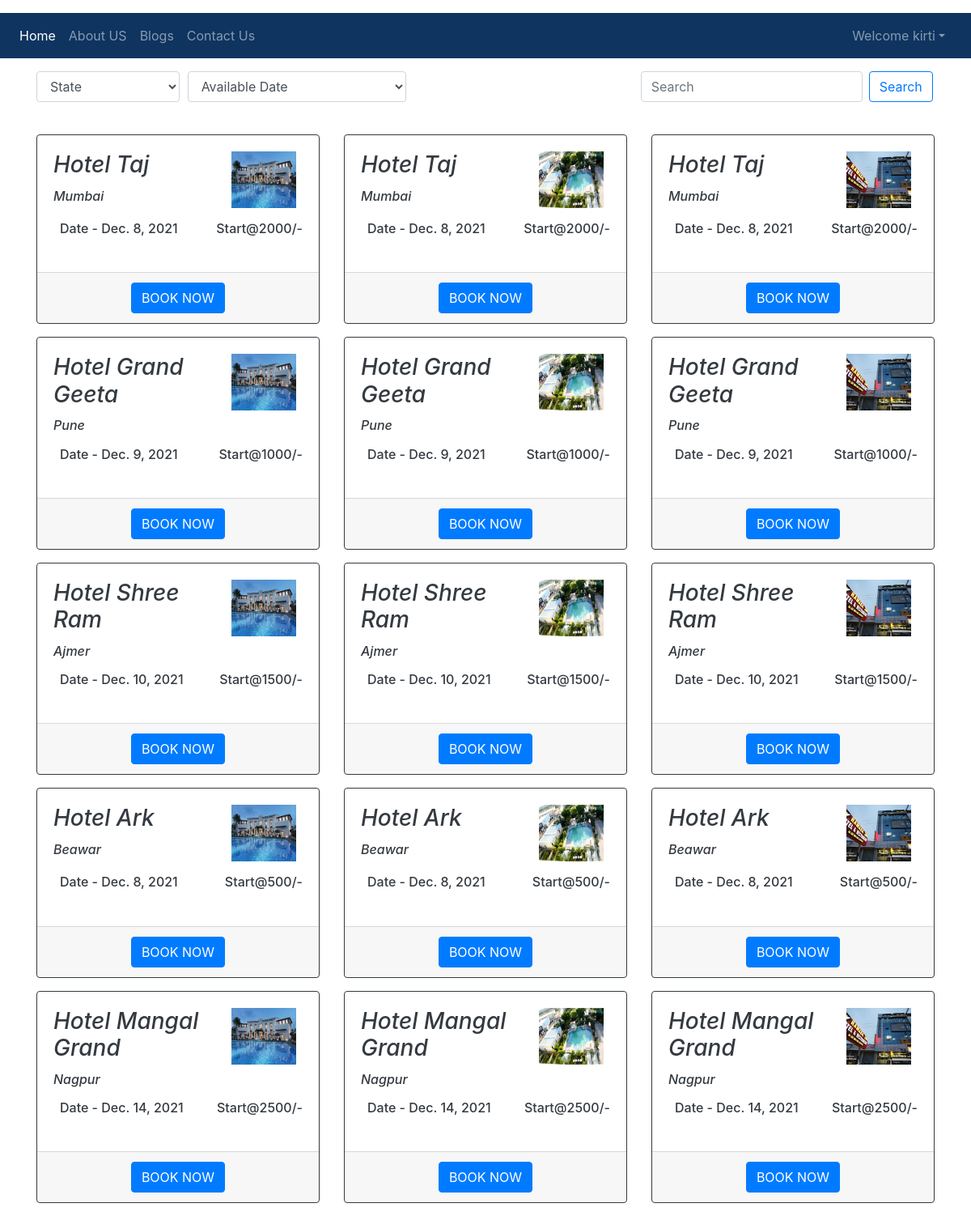
The app's page / (signed in) with its own data.
### home/models.py (models this page shows, shortened)
class HotelCard(models.Model):
    card_id=models.AutoField(primary_key=True)
    card_name=models.CharField(default='',max_length=123)
    location=models.CharField(default='',max_length=123)
    av_date=models.DateField()
    price=models.IntegerField(default=0)
    image=models.ImageField(upload_to="card/images",default="")

### home/views.py (the view)
# urls.py: 2. Add a URL to urlpatterns:  path('', views.home, name='home')
def home(request):
    allprods=[]
    products= HotelCard.objects.all()
    n= len(products)
    nSlides= n//3 + ceil((n/3) + (n//3))
    params={'no_of_slides':nSlides, 'range':range(1,nSlides), 'product': products}
    return render(request,"index.html", params)

### templates/index.html (shortened to what this page needs)
{% extends 'basic.html' %}
{% block body %}
<div class="container">
<div class="form-row">
      <div class="form-group col-md-2">
      <select id="inputState" class="form-control">
        <option selected>State</option>
      </select>
    </div>
    <div class="form-group col-md-3">
      <select id="inputState" class="form-control">
        <option selected>Available Date</option>
      </select>
    </div>
    <div class="form-group col-md-4 ml-auto">
     <form class="form-inline my-2 my-lg-0 ">
      <input class="form-control mr-sm-2 " type="search" placeholder="Search" aria-label="Search">
      <button class="btn btn-outline-primary my-2 my-sm-0" type="submit">Search</button>
    </form>
    </div>
  </div>
</div>
<br>
{% for i in product %}
<div class="container">
<div class="row">
  <div class="col-sm-4">
    <div class="card border-dark mb-3">
      <div class="card-body text-dark">
        <div class="d-flex justify-content-between mb-3 text-black">
          <i class="fas fa-tint fa-lg text-black pr-2">
        <h3 class="card-title">{{i.card_name}}</h3>
        <h6 class="card-text">{{i.location}}</h6>
        </i>
          <i class="fas fa-leaf fa-lg grey-text pr-2">
          <img src='/media/card/images/taj.jpg' width="80px" height="70px">
          </i>
        </div>
        <div class="d-flex justify-content-between mb-3">
          <h6><i class="fas fa-tint fa-lg text-info pr-2"></i>Date - {{i.av_date}}</h6>
          <h6><i class="fas fa-leaf fa-lg grey-text pr-2"></i>Start@{{i.price}}/-</h6>
        </div>
        </div>
        <div class="text-center card-footer ">
          <a href="#" class="btn btn-primary"> BOOK NOW</a>
        </div>
      </div>
    </div>
  <div class="col-sm-4">
    <div class="card border-dark mb-3">
      <div class="card-body text-dark">
        <div class="d-flex justify-content-between mb-3 text-black">
          <i class="fas fa-tint fa-lg text-black pr-2">
        <h3 class="card-title">{{i.card_name}}</h3>
        <h6 class="card-text">{{i.location}}</h6>
        </i>
          <i class="fas fa-leaf fa-lg grey-text pr-2">
          <img src='/media/card/images/ark.jpg' width="80px" height="70px">
          </i>
        </div>
        <div class="d-flex justify-content-between mb-3">
          <h6><i class="fas fa-tint fa-lg text-info pr-2"></i>Date - {{i.av_date}}</h6>
          <h6><i class="fas fa-leaf fa-lg grey-text pr-2"></i>Start@{{i.price}}/-</h6>
        </div>
        </div>
        <div class="text-center card-footer ">
          <a href="#" class="btn btn-primary"> BOOK NOW</a>
        </div>
      </div>
  </div>
  <div class="col-sm-4">
    <div class="card border-dark mb-3">
      <div class="card-body text-dark">
        <div class="d-flex justify-content-between mb-3 text-black">
          <i class="fas fa-tint fa-lg text-black pr-2">
        <h3 class="card-title">{{i.card_name}}</h3>
        <h6 class="card-text">{{i.location}}</h6>
        </i>
          <i class="fas fa-leaf fa-lg grey-text pr-2">
          <img src='/media/card/images/shreeram.jpg' width="80px" height="70px">
          </i>
        </div>
        <div class="d-flex justify-content-between mb-3">
          <h6><i class="fas fa-tint fa-lg text-info pr-2"></i>Date - {{i.av_date}}</h6>
          <h6><i class="fas fa-leaf fa-lg grey-text pr-2"></i>Start@{{i.price}}/-</h6>
        </div>
        </div>
        <div class="text-center card-footer ">
          <a href="#" class="btn btn-primary"> BOOK NOW</a>
        </div>
      </div>
  </div>
</div>
</div>
 {% endfor %}
  {% endblock %}

### templates/basic.html (shortened to what this page needs)
<!doctype html>
<html lang="en">
  <head>
    <link rel="stylesheet" href="https://stackpath.bootstrapcdn.com/bootstrap/4.3.1/css/bootstrap.min.css">
    <link rel="stylesheet" href="https://stackpath.bootstrapcdn.com/bootstrap/4.3.1/css/bootstrap.min.css">
  </head>
  <body>
    <nav class="navbar navbar-expand-lg navbar-dark my-3 " style="background-color: #0f3460;">
  <div class="collapse navbar-collapse "  id="navbarSupportedContent">
    <ul class="navbar-nav mr-auto">
      <li class="nav-item active">
        <a class="nav-link" href="/">Home</a>
      </li>
      <li class="nav-item">
        <a class="nav-link" href="/about">About US</a>
      </li>
      <li class="nav-item">
        <a class="nav-link" href="#">Blogs</a>
      </li>
      <li class="nav-item">
        <a class="nav-link" href="/contact">Contact Us</a>
      </li>
      </ul>
     {% if user.is_authenticated %}
     <ul class="navbar-nav mr-2">
        <li class="nav-item dropdown">
            <a class="nav-link dropdown-toggle" href='#' id="navbarDropdown" role="button" data-toggle="dropdown"> Welcome {{request.user}}</a>
          </li
     </ul>
    </div>
        {% endif %}
</nav>
  {% block body %} {% endblock %}
  </body>
</html>

### records on screen
HotelCard: card_name "Hotel Taj", location "Mumbai", av_date "Dec. 8, 2021", price "2000"
HotelCard: card_name "Hotel Grand Geeta", location "Pune", av_date "Dec. 9, 2021", price "1000"
HotelCard: card_name "Hotel Shree Ram", location "Ajmer", av_date "Dec. 10, 2021", price "1500"
HotelCard: card_name "Hotel Ark", location "Beawar", av_date "Dec. 8, 2021", price "500"
HotelCard: card_name "Hotel Mangal Grand", location "Nagpur", av_date "Dec. 14, 2021", price "2500"

### other values on screen
{{ request.user }} "kirti"
